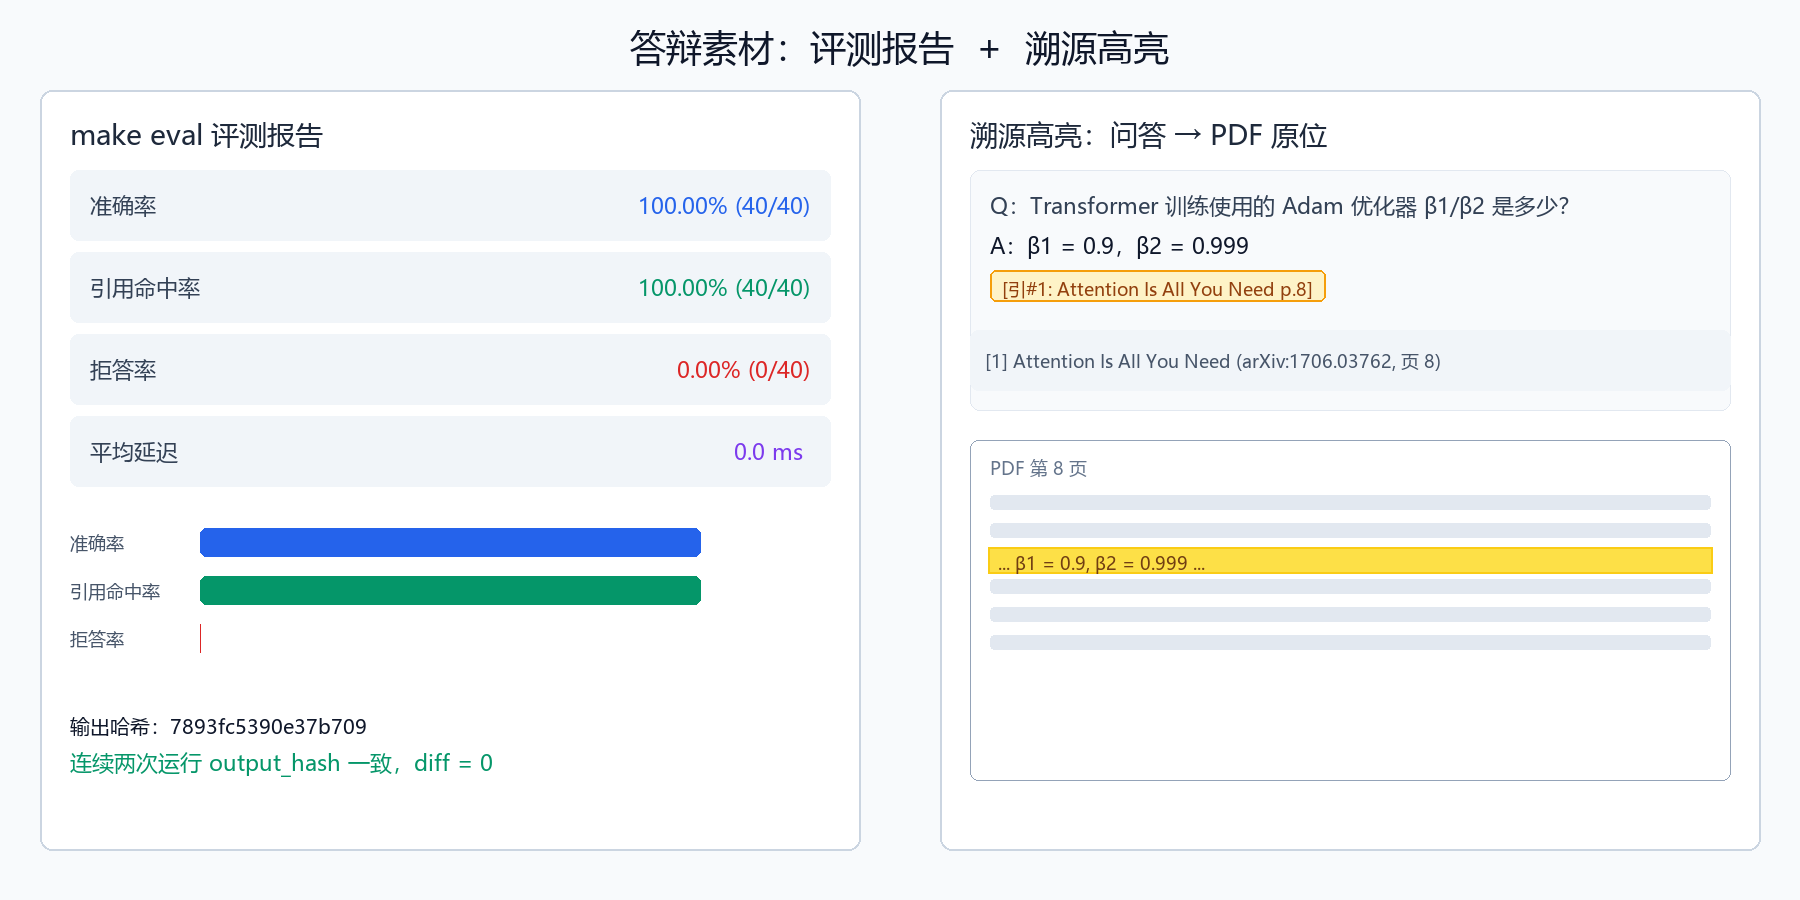

Generate this figure with Python:
#!/usr/bin/env python3
"""
生成答辩素材：评测报告 + 溯源截图 并排图。
"""

from pathlib import Path
from PIL import Image, ImageDraw, ImageFont


def load_font(size: int) -> ImageFont.FreeTypeFont:
    candidates = [
        "C:/Windows/Fonts/msyh.ttc",
        "C:/Windows/Fonts/simhei.ttf",
        "C:/Windows/Fonts/simsun.ttc",
    ]
    for path in candidates:
        if Path(path).exists():
            return ImageFont.truetype(path, size)
    return ImageFont.load_default()


def draw_rounded_rect(draw, xy, radius, fill, outline=None, width=1):
    x1, y1, x2, y2 = xy
    draw.rounded_rectangle(xy, radius=radius, fill=fill, outline=outline, width=width)


def main():
    width, height = 1800, 900
    img = Image.new("RGB", (width, height), "#f8fafc")
    draw = ImageDraw.Draw(img)

    title_font = load_font(36)
    section_font = load_font(28)
    body_font = load_font(22)
    small_font = load_font(18)
    code_font = load_font(20)

    # 标题
    draw.text((width // 2, 30), "答辩素材：评测报告  +  溯源高亮", fill="#0f172a", font=title_font, anchor="mt")

    # 左侧：评测报告面板
    left_x = 40
    top_y = 90
    panel_w = 820
    panel_h = 760
    draw_rounded_rect(draw, (left_x, top_y, left_x + panel_w, top_y + panel_h), 12, "#ffffff", "#cbd5e1", 2)
    draw.text((left_x + 30, top_y + 25), "make eval 评测报告", fill="#1e293b", font=section_font)

    metrics = [
        ("准确率", "100.00%", "(40/40)", "#2563eb"),
        ("引用命中率", "100.00%", "(40/40)", "#059669"),
        ("拒答率", "0.00%", "(0/40)", "#dc2626"),
        ("平均延迟", "0.0 ms", "", "#7c3aed"),
    ]

    y = top_y + 80
    row_h = 70
    for label, value, extra, color in metrics:
        draw_rounded_rect(draw, (left_x + 30, y, left_x + panel_w - 30, y + row_h), 8, "#f1f5f9")
        draw.text((left_x + 50, y + row_h // 2), label, fill="#334155", font=body_font, anchor="lm")
        draw.text((left_x + panel_w - 50, y + row_h // 2), f"{value} {extra}", fill=color, font=body_font, anchor="rm")
        y += row_h + 12

    # 简单条形图
    chart_y = y + 30
    bar_h = 28
    max_bar_w = 500
    for i, (label, value, _, color) in enumerate(metrics[:3]):
        pct = float(value.replace("%", "")) / 100.0
        bar_w = int(max_bar_w * pct)
        draw.text((left_x + 30, chart_y + i * (bar_h + 20) + bar_h // 2), label, fill="#475569", font=small_font, anchor="lm")
        draw_rounded_rect(draw, (left_x + 160, chart_y + i * (bar_h + 20), left_x + 160 + bar_w, chart_y + i * (bar_h + 20) + bar_h), 6, color)

    # output_hash + diff=0
    diff_y = chart_y + 3 * (bar_h + 20) + 40
    draw.text((left_x + 30, diff_y), "输出哈希：7893fc5390e37b709", fill="#0f172a", font=code_font)
    draw.text((left_x + 30, diff_y + 35), "连续两次运行 output_hash 一致，diff = 0", fill="#059669", font=body_font)

    # 右侧：溯源截图面板
    right_x = 940
    draw_rounded_rect(draw, (right_x, top_y, right_x + panel_w, top_y + panel_h), 12, "#ffffff", "#cbd5e1", 2)
    draw.text((right_x + 30, top_y + 25), "溯源高亮：问答 → PDF 原位", fill="#1e293b", font=section_font)

    # 问答卡片
    card_x = right_x + 30
    card_y = top_y + 80
    card_w = panel_w - 60
    card_h = 240
    draw_rounded_rect(draw, (card_x, card_y, card_x + card_w, card_y + card_h), 10, "#f8fafc", "#e2e8f0", 1)
    draw.text((card_x + 20, card_y + 20), "Q：Transformer 训练使用的 Adam 优化器 β1/β2 是多少？", fill="#334155", font=body_font)
    draw.text((card_x + 20, card_y + 60), "A：β1 = 0.9，β2 = 0.999", fill="#0f172a", font=body_font)

    # 可点击引用标签
    tag_x = card_x + 20
    tag_y = card_y + 100
    tag_text = "[引#1: Attention Is All You Need p.8]"
    bbox = draw.textbbox((0, 0), tag_text, font=small_font)
    tag_w = bbox[2] - bbox[0] + 24
    tag_h = bbox[3] - bbox[1] + 12
    draw_rounded_rect(draw, (tag_x, tag_y, tag_x + tag_w, tag_y + tag_h), 6, "#fef3c7", "#f59e0b", 2)
    draw.text((tag_x + 12, tag_y + 6), tag_text, fill="#92400e", font=small_font)

    # 来源卡片
    src_y = card_y + 160
    draw_rounded_rect(draw, (card_x, src_y, card_x + card_w, src_y + 60), 8, "#f1f5f9")
    draw.text((card_x + 15, src_y + 18), "[1] Attention Is All You Need (arXiv:1706.03762, 页 8)", fill="#475569", font=small_font)

    # PDF 页面示意
    pdf_x = card_x
    pdf_y = card_y + card_h + 30
    pdf_w = card_w
    pdf_h = 340
    draw_rounded_rect(draw, (pdf_x, pdf_y, pdf_x + pdf_w, pdf_y + pdf_h), 8, "#ffffff", "#94a3b8", 1)
    draw.text((pdf_x + 20, pdf_y + 15), "PDF 第 8 页", fill="#64748b", font=small_font)

    # 模拟正文行
    line_y = pdf_y + 55
    for _ in range(6):
        draw.rounded_rectangle((pdf_x + 20, line_y, pdf_x + pdf_w - 20, line_y + 14), radius=4, fill="#e2e8f0")
        line_y += 28

    # 高亮框（覆盖 β1/β2 行）
    hl_x = pdf_x + 18
    hl_y = pdf_y + 55 + 2 * 28 - 4
    hl_w = pdf_w - 36
    hl_h = 26
    draw.rectangle((hl_x, hl_y, hl_x + hl_w, hl_y + hl_h), fill="#fde047", outline="#facc15", width=2)
    draw.text((hl_x + 10, hl_y + 3), "... β1 = 0.9, β2 = 0.999 ...", fill="#713f12", font=small_font)

    out_path = Path(__file__).with_suffix(".png")
    img.save(out_path, "PNG")
    print(f"Saved: {out_path}")


if __name__ == "__main__":
    main()
